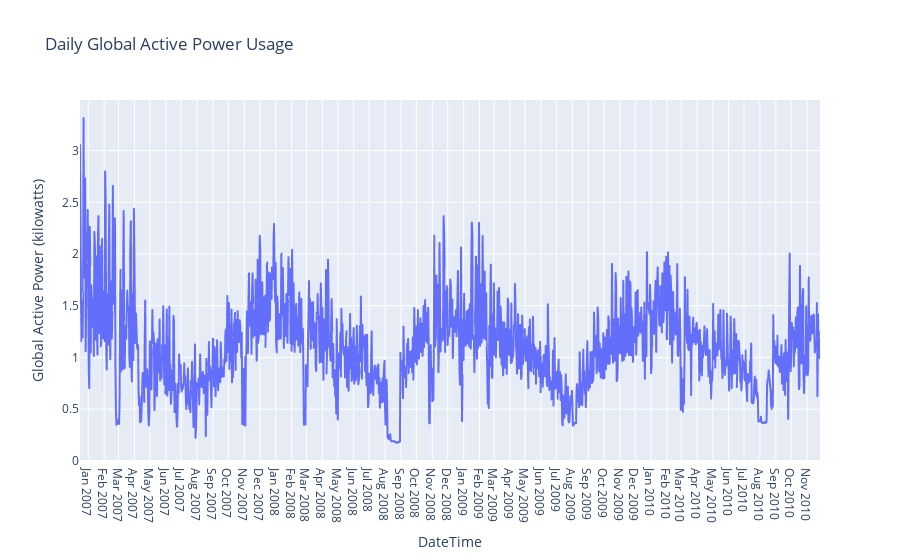

The notebook cell saved with this chart:
### Markdown cell above
Daily power usage

### Code cell
df4 = df1.resample('D').mean(numeric_only=True).reset_index()
fig2 = px.line(df4, x='DateTime', y='Global_active_power', title='Daily Global Active Power Usage')
fig2.update_layout(xaxis_title='DateTime', yaxis_title='Global Active Power (kilowatts)')
fig2.update_xaxes(dtick = "M1", tickformat='%b %Y')
fig2.show()

### Figure 1 — Plotly figure (JSON) as saved in the notebook; plotly's stock layout.template omitted (floating-point values rounded to 4 significant figures; data arrays with more than 128 entries replaced by an {"elided": "..."} marker saying what was removed)
{"data": [{"hovertemplate": "DateTime=%{x}<br>Global_active_power=%{y}<extra></extra>", "legendgroup": "", "line": {"color": "#636efa", "dash": "solid"}, "marker": {"symbol": "circle"}, "mode": "lines", "name": "", "showlegend": false, "type": "scattergl", "x": {"elided": "1442 str values"}, "xaxis": "x", "y": {"elided": "1442 float values"}, "yaxis": "y"}], "layout": {"legend": {"tracegroupgap": 0}, "title": {"text": "Daily Global Active Power Usage"}, "xaxis": {"anchor": "y", "domain": [0, 1], "dtick": "M1", "tickformat": "%b %Y", "title": {"text": "DateTime"}}, "yaxis": {"anchor": "x", "domain": [0, 1], "title": {"text": "Global Active Power (kilowatts)"}}}}
